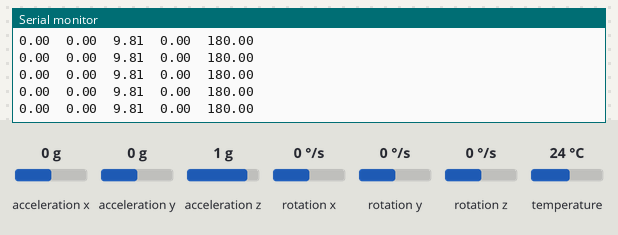
Simulated run of this sketch. Board: Arduino Uno, built with avr-gcc and run on an emulated ATmega328P. On the bench: the last lines printed to the serial monitor. Inputs (shaded band) come from the test bench; at power-on: acceleration x 0 g, acceleration y 0 g, acceleration z 1 g, rotation x 0 °/s, rotation y 0 °/s, rotation z 0 °/s, temperature 24 °C.

Above: at 1.3 s.
1.4 s: acceleration x set to -0.8 g
At 1.69 s:
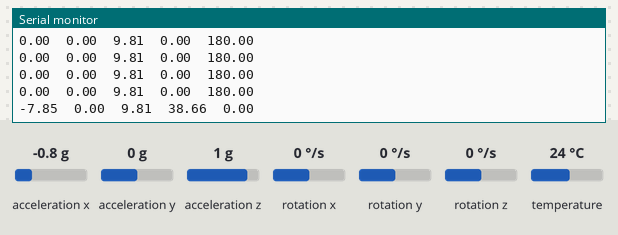
4.4 s: acceleration y set to -1.4 g
At 4.56 s:
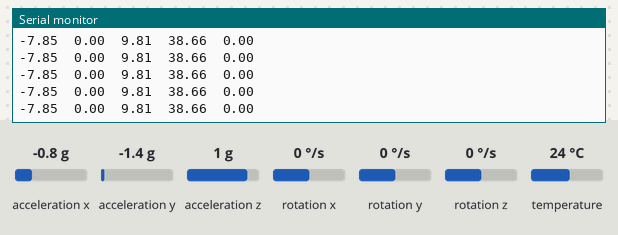
5.9 s: acceleration z set to -1.4 g
At 5.99 s:
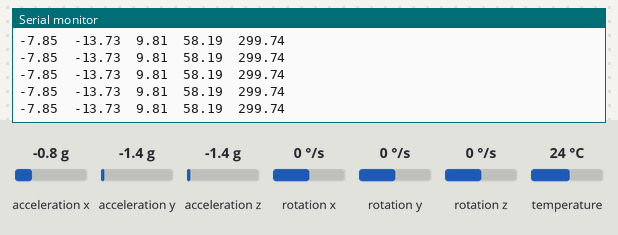
Timing chart, 0 to 8.9 s (numbered marks = the images above; inputs shaded):
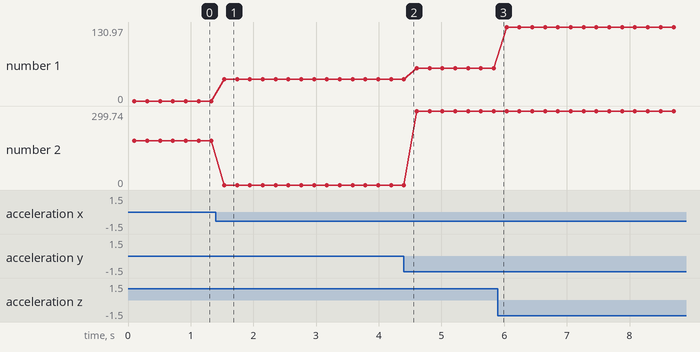

Measured:
- after the input at 1.4 s, the serial monitor: prints a new line after 0.14 s (image 1)
- plotted number 1: 0 → 38.66 after the input at 1.4 s, 38.66 → 58.19 after the input at 4.4 s, 58.19 → 130.97 after the input at 5.9 s
- plotted number 2: 0 → 299.74 after the input at 4.4 s

The sketch:

test.ino
```cpp
#include <Wire.h>
#include <Adafruit_MPU6050.h>
#include <Adafruit_Sensor.h>

Adafruit_MPU6050 mpu;

float pitch=0;
float z=0;

void setup(){
  Serial.begin(115200);
  while(!mpu.begin()){
    delay(100);
    Serial.println("[mpuerror]");
  }
  mpu.setAccelerometerRange(MPU6050_RANGE_2_G);
  mpu.setGyroRange(MPU6050_RANGE_500_DEG);
  mpu.setFilterBandwidth(MPU6050_BAND_5_HZ);
  delay(100);
}

void loop(){
  sensors_event_t a,g,temp;
  mpu.getEvent(&a,&g,&temp);
  float ax,ay,az;
  ax=a.acceleration.x;
  ay=a.acceleration.y;
  az=a.acceleration.z;
  pitch=atan2(sqrt(ax*ax+ay*ay),az)*180.0/M_PI;
  z=-(atan2(ay,ax)*180.0/M_PI)+180;


  Serial.print(ax);
  Serial.print("\t");
  Serial.print(ay);
  Serial.print("\t");
  Serial.print(az);
  Serial.print("\t");
  Serial.print(pitch);
  Serial.print("\t");
  Serial.print(z);

  Serial.println("");
  delay(200);


}
```
